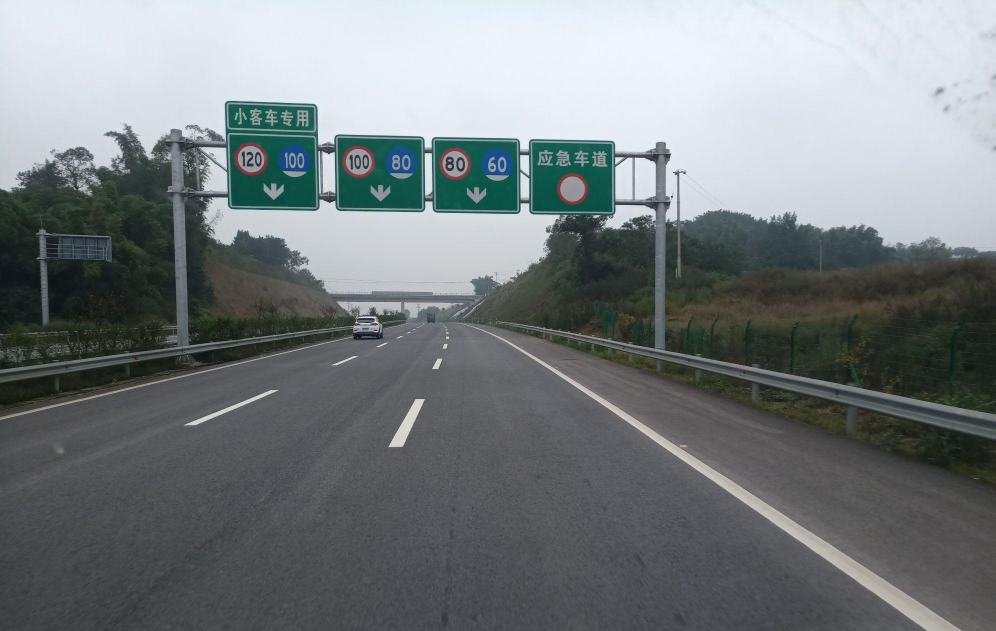
//> input picture test.png, 1992 x 1262 px (shown at 1/2 size)
$ ./main_01   (built with g++ and OpenCV 4)
//> lines starting //> are read from the running program, lines starting //| are printed output that depends on the picture; after the words box and inside, x2 and y2 are one past the last pixel; in counts of white or black regions, pixels touching at a corner belong together
#include <chrono>
#include <vector>
#include <string>
#include <filesystem>
#include <file_io.hpp>
#include <img_edit.hpp>
#include <LaneDetection.h>
#include <opencv2/opencv.hpp>

//エッジ画像を指定したセクションに分割し、それぞれをsectionsに追加
using Mats = std::vector<cv::Mat>;
using Points = std::vector<cv::Point>;

void MakeSectionImage(const cv::Mat& edge_image, Mats& sections, std::vector<int>& y_offsets)
{
	int num = 5;//5
	auto pix_height = edge_image.rows / num;
	for (auto i = 0; i < num ; i++)
	{
		cv::Rect crop(0, i*pix_height, edge_image.cols, pix_height);

		auto croped = edge_image(crop);
		sections.push_back(croped.clone());
		y_offsets.push_back(i * pix_height);
	}
}
struct LineParameter {
	double a;
	double b;
	double plot_y(double x) { return a * x + b; }
	double plot_x(double y) { return (y - b)/a; }

};
// [102 lines left out: functions GetMaskPollyline, MaskImage, EvalGraphContinue, EvalGraph, not called in this run]

void applyBSnake(const std::vector<cv::Point>& initialPoints, const cv::Mat& edgeImage, std::vector<cv::Point>& fittedPoints) {
	// スネークアルゴリズムのパラメータ
	int maxIterations = 200;
	double alpha = 0.1; // 連続性エネルギーの重み
	double beta = 0.1;  // 曲率エネルギーの重み
	double gamma = 2.0; // イメージエネルギーの重み

	fittedPoints = initialPoints;

	for (int iteration = 0; iteration < maxIterations; iteration++) {
		for (size_t i = 1; i < fittedPoints.size() - 1; i++) {
			cv::Point2f currentPoint = fittedPoints[i];

			// 内部エネルギー計算
			cv::Point2f previousPoint = fittedPoints[i - 1];
			cv::Point2f nextPoint = fittedPoints[i + 1];
			cv::Point2f continuity = alpha * (previousPoint + nextPoint - 2 * currentPoint);
			cv::Point2f curvature = beta * (nextPoint - 2 * currentPoint + previousPoint);

			// 画像エネルギー計算
			double minEnergy = std::numeric_limits<double>::max();
			cv::Point2f bestMove = currentPoint;
			for (int dx = -1; dx <= 1; dx++) {
				for (int dy = -1; dy <= 1; dy++) {
					cv::Point2f candidate = currentPoint + cv::Point2f(dx, dy);
					if (candidate.x >= 0 && candidate.x < edgeImage.cols && candidate.y >= 0 && candidate.y < edgeImage.rows) {
						double imageEnergy = -gamma * edgeImage.at<uchar>(candidate) / 255.0; // エッジの強度を正規化して使用
						double totalEnergy = imageEnergy + cv::norm(continuity + curvature);
						if (totalEnergy < minEnergy) {
							minEnergy = totalEnergy;
							bestMove = candidate;
						}
					}
				}
			}

			// スネークポイントの更新
			if (bestMove != currentPoint) {
				fittedPoints[i] = bestMove;
			}
		}
	}
}

cv::Vec4f fitLine(const std::vector<cv::Point>& points) {
	cv::Vec4f line;
	cv::fitLine(points, line, cv::DIST_L2, 0, 0.01, 0.01);
	return line;
}

int main(int argc, char* argv[])
{
	std::filesystem::path img_path("C:\\work\\Lane_detection\\img\\test.png");
	std::filesystem::path output_folder("C:\\work\\Lane_detection\\output\\");
	std::filesystem::create_directories(output_folder); // 出力フォルダの作成

// [9 lines of commented-out code are left out]
	auto&& img = cv::imread(img_path.string().c_str(), cv::IMREAD_COLOR);
//> img is the input picture: 1262 rows x 1992 cols, CV_8UC3; mean B, G, R 127.4, 125.4, 119.1
	if (img.empty()) {
		std::cerr << "Image not found" << std::endl;
		return -1;
	}
	cv::Mat gray_img;
	cv::cvtColor(img, gray_img, cv::COLOR_BGR2GRAY);
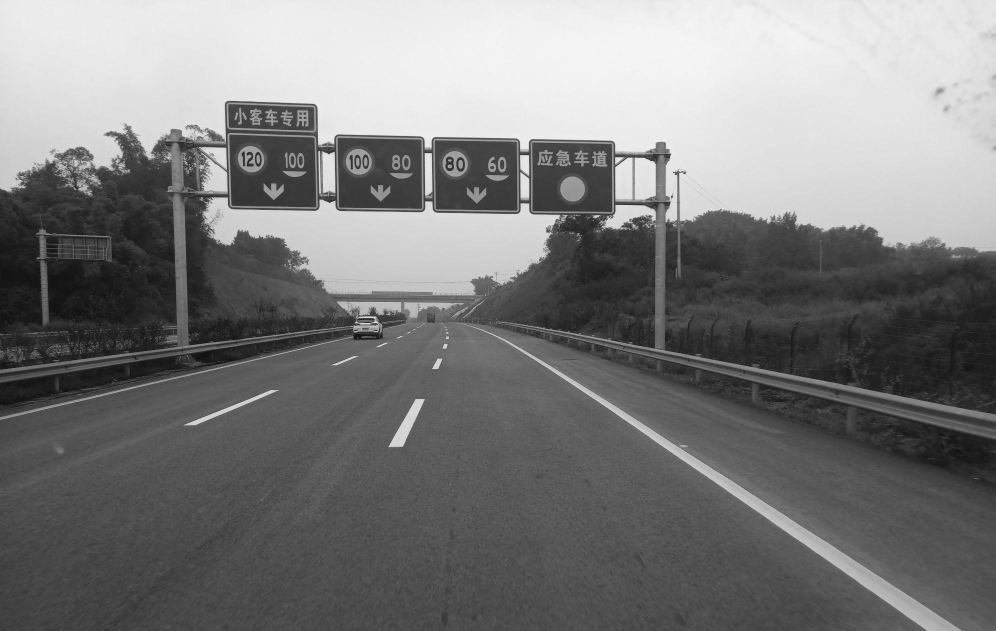
//> gray_img: 1262 rows x 1992 cols, CV_8UC1 (shown at 1/2 size); min 1, max 253, mean 123.7
	//cv::imshow("src", img);
	//cv::Mat bit8_img = img.clone();
	//img.convertTo(bit8_img, CV_8UC1);

	// ガウシアンブラーを適用
	cv::Mat blurred_img;
	cv::GaussianBlur(gray_img, blurred_img, cv::Size(7, 7), 0);


	//エッジ検出
	cv::Mat edges;
	cv::Canny(gray_img, edges, 20, 160);//20, 50
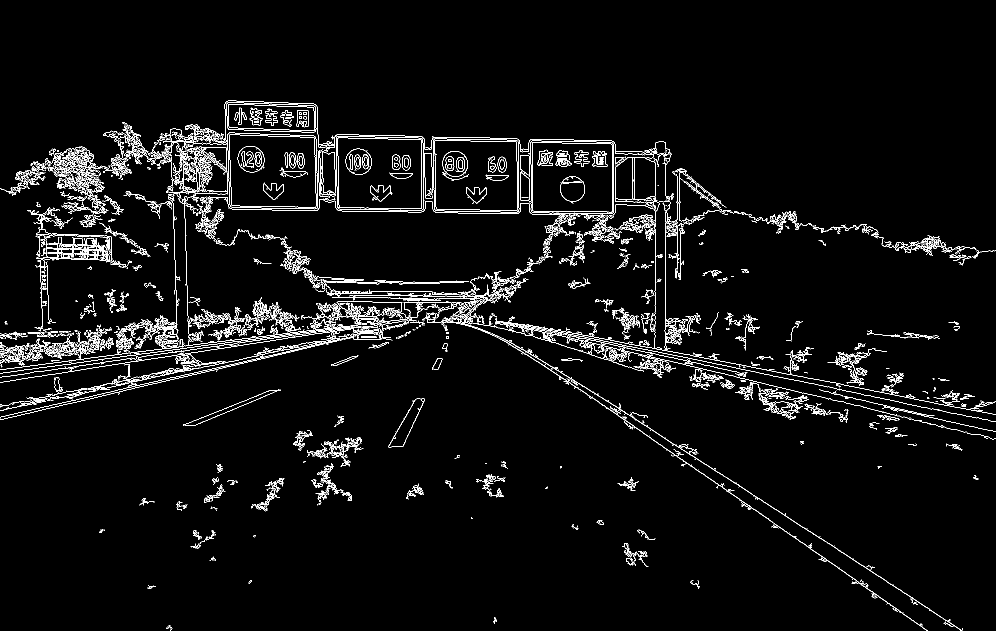
//> edges: 1262 rows x 1992 cols, CV_8UC1 (shown at 1/2 size); 3.7% white in thin lines or dots, all inside (x1, y1, x2, y2) = (0, 201, 1992, 1262)
	cv::imshow("edge", edges);
	cv::waitKey(100);
	//マスク処理
	std::vector<cv::Point> mask{ cv::Point(0,0),cv::Point(edges.cols,0), cv::Point(edges.cols,993), cv::Point(913,600), cv::Point(0,831), cv::Point(913,edges.rows), cv::Point(0,edges.rows) };
	//std::vector<cv::Point> mask{ cv::Point(0,0),cv::Point(edges.cols,0),cv::Point(edges.cols,edges.rows),
	//	cv::Point(930,170),cv::Point(930,110),cv::Point(710,140),cv::Point(430,edges.rows),cv::Point(0,edges.rows) };
	const cv::Point* pts[1] = { mask.data() };
	int npt[1] = { (int)mask.size() };
//> npt = [7]
	cv::fillPoly(edges, pts,npt,1, CV_RGB(0,0,0));
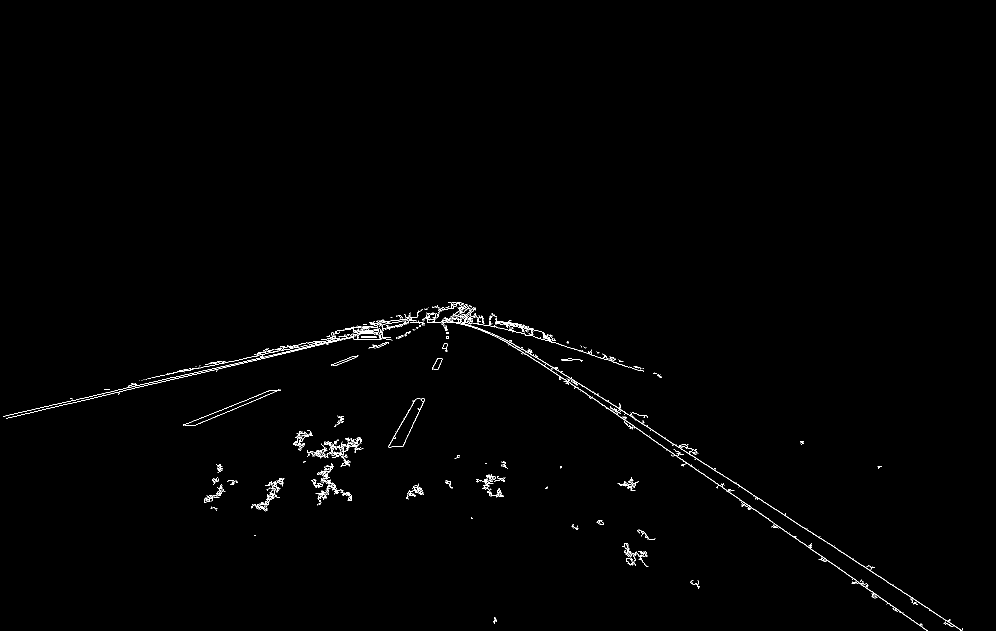
//> edges: 1262 rows x 1992 cols, CV_8UC1 (shown at 1/2 size); 0.63% white in thin lines or dots, all inside (x1, y1, x2, y2) = (6, 605, 1926, 1262)
	cv::imshow("edge_mask", edges);
	cv::waitKey(100);
	//画像をセクションに分割
	std::vector<cv::Mat> sections;
	std::vector<int> y_offsets;
	MakeSectionImage(edges,sections, y_offsets);
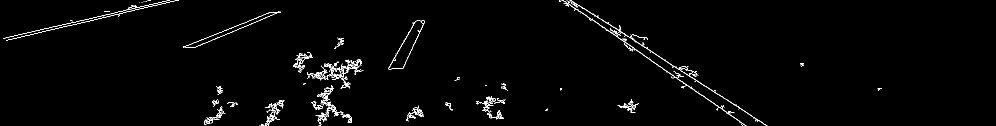
//> sections[3]: 252 rows x 1992 cols, CV_8UC1 (shown at 1/2 size); 1.4% white in thin lines or dots, all inside (x1, y1, x2, y2) = (6, 0, 1764, 252)
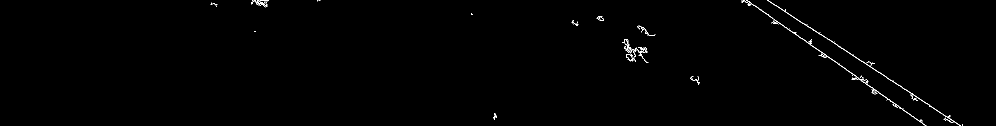
//> sections[4]: 252 rows x 1992 cols, CV_8UC1 (shown at 1/2 size); 0.49% white in thin lines or dots, all inside (x1, y1, x2, y2) = (421, 0, 1926, 252)
//> y_offsets = [0, 252, 504, 756, 1008]
	auto drawing_debug = img.clone();

	std::vector<cv::Point> allFittedPoints; // 全セクションのフィッティングポイントを保持するベクトル

	//auto&& drawing_debug = edges.clone();
	//cv::cvtColor(drawing_debug, drawing_debug, cv::ColorConversionCodes::COLOR_GRAY2BGR);
		int i = 0;
		for (const auto& section_image : sections)
		{
			//std::string win_name("section"); win_name += std::to_string(i);
			//cv::imshow(win_name.c_str(), section_image);


			//ハフ変換処理
			std::vector<cv::Vec4i> lines;
			std::vector<LineParameter> line_params;
			const float  pi = 4*std::atan(1);
			cv::HoughLinesP(section_image, lines,1, pi / 180, 10, 20);//180,10,20
			// ハフ変換結果が正しいか確認し、検出されたラインを描画
			if (lines.empty()) {
				std::cerr << "No lines detected in section " << i << std::endl;
			}
			else {
				std::cout << "Detected " << lines.size() << " lines in section " << i << std::endl;
				for (const auto& line : lines) {
					cv::line(drawing_debug, cv::Point(line[0], line[1] + y_offsets[i]), cv::Point(line[2], line[3] + y_offsets[i]), cv::Scalar(0, 0, 255), 2);
				}
			}

			// 各セクションに対して異なる色を使用
			cv::Scalar color;
			switch (i) {
			case 0: color = CV_RGB(255, 0, 0); break;
			case 1: color = CV_RGB(0, 255, 0); break;
			case 2: color = CV_RGB(0, 0, 255); break;
			case 3: color = CV_RGB(255, 255, 0); break;
			case 4: color = CV_RGB(0, 255, 255); break;
			default: color = CV_RGB(255, 255, 255); break;
			}

			// 検出されたラインをB-Snakeでフィッティング
			for (const auto& line : lines)
			{
				std::vector<cv::Point> initialPoints = { cv::Point(line[0], line[1]), cv::Point(line[2], line[3]) };
				std::vector<cv::Point> fittedPoints;
				applyBSnake(initialPoints, section_image, fittedPoints);

				// フィッティング結果を描画
				for (size_t j = 0; j < fittedPoints.size() - 1; j++)
				{
					cv::line(drawing_debug, cv::Point(fittedPoints[j].x, fittedPoints[j].y + y_offsets[i]), cv::Point(fittedPoints[j + 1].x, fittedPoints[j + 1].y + y_offsets[i]), color, 2);
				}

				// 初期ポイントの確認用描画
				cv::circle(drawing_debug, cv::Point(initialPoints[0].x, initialPoints[0].y + y_offsets[i]), 5, cv::Scalar(0, 255, 0), -1);
				cv::circle(drawing_debug, cv::Point(initialPoints[1].x, initialPoints[1].y + y_offsets[i]), 5, cv::Scalar(0, 255, 0), -1);
				// フィッティング結果を全体のフィッティングポイントに追加
				for (const auto& pt : fittedPoints) {
					allFittedPoints.push_back(cv::Point(pt.x, pt.y + y_offsets[i]));
				}
				// フィッティングポイントの確認用描画
				for (const auto& pt : fittedPoints) {
					cv::circle(drawing_debug, cv::Point(pt.x, pt.y + y_offsets[i]), 3, cv::Scalar(255, 0, 0), -1);
				}
			}

			// [45 lines of commented-out code are left out]

			i++;
			//vanish_offset += drawing_section.rows;
		}
//> this loop made 5 passes
//| Detected 6 lines in section 2
//| Detected 11 lines in section 3
//| Detected 14 lines in section 4
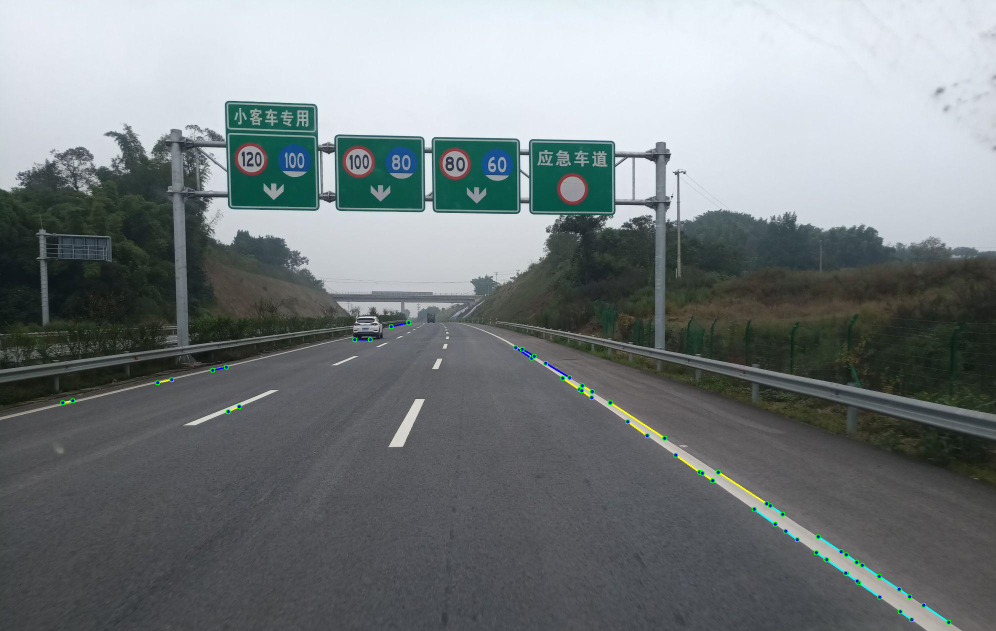
//> drawing_debug: 1262 rows x 1992 cols, CV_8UC3 (shown at 1/2 size); 0.31% of pixels changed, all inside (x1, y1, x2, y2) = (120, 640, 1903, 1250)
//> after the loop, allFittedPoints = 62 Points (x, y), first 12: [425, 740], [452, 734], [1091, 726], [1139, 755], [782, 653], [817, 645], [709, 679], [740, 679], [1031, 695], [1063, 716], [1044, 698], [1068, 712]; i = 5

	// 全体のフィッティングポイントを使って直線をフィッティング
	if (!allFittedPoints.empty()) {
		cv::Vec4f line = fitLine(allFittedPoints);
//> in fitLine, `cv::fitLine(points, line, cv::DIST_L2, 0, 0.01, 0.01);`: line = [0.945, 0.326, 1297.3, 946.5]
//> line = [0.945, 0.326, 1297.3, 946.5]
		float vx = line[0], vy = line[1];
//> vx = 0.945; vy = 0.326
		float x = line[2], y = line[3];
//> x = 1297.3; y = 946.5

		int left_y = static_cast<int>((0 - x) * vy / vx + y);
//> left_y = 498
		int right_y = static_cast<int>((drawing_debug.cols - x) * vy / vx + y);
//> right_y = 1186

		cv::line(drawing_debug, cv::Point(0, left_y), cv::Point(drawing_debug.cols, right_y), cv::Scalar(0, 255, 255), 2);
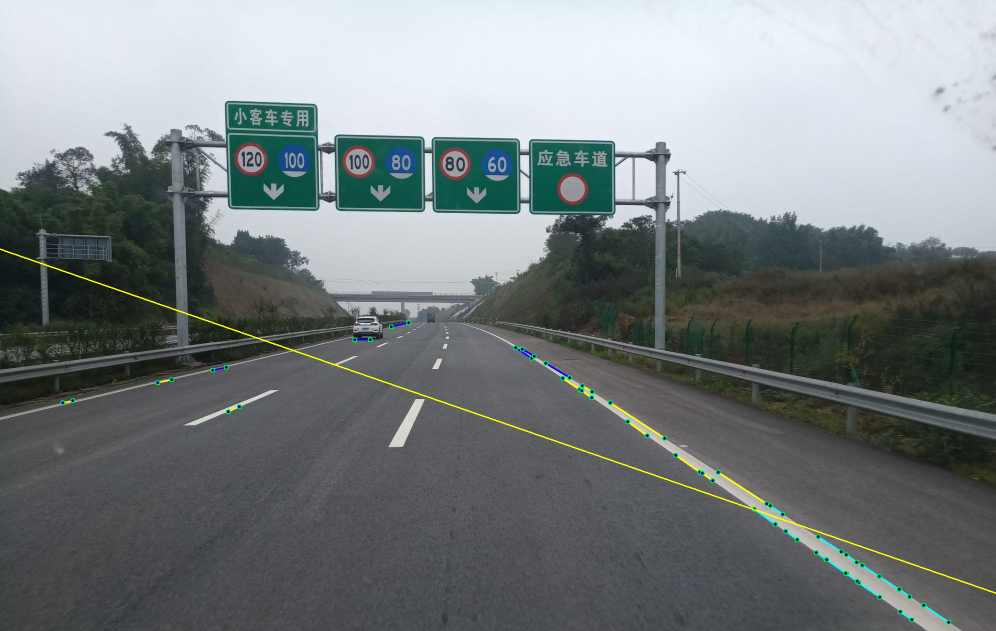
//> drawing_debug: 1262 rows x 1992 cols, CV_8UC3 (shown at 1/2 size); 0.24% of pixels changed, all inside (x1, y1, x2, y2) = (0, 497, 1992, 1188)
	}
	// 結果の画像を出力フォルダに保存
	std::string output_path = (output_folder / "fitted_result.png").string();
	cv::imwrite(output_path, drawing_debug);

	cv::imshow("Fitted B-Snake", drawing_debug);
	cv::waitKey();

	return 0;
}
